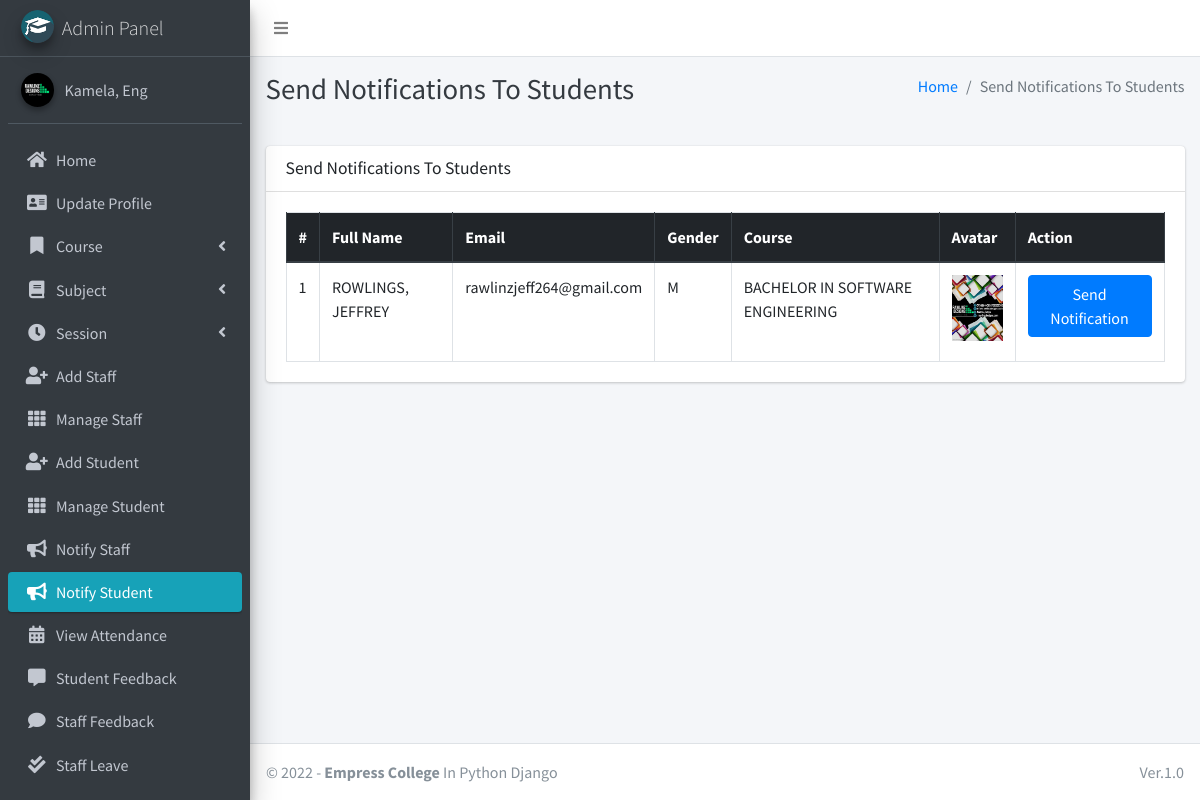
Page /admin_notify_student (signed in) on the committed database.
### main_app/models.py (models this page shows, shortened)
class CustomUser(AbstractUser):
    USER_TYPE = ((1, "HOD"), (2, "Staff"), (3, "Student"))
    GENDER = [("M", "Male"), ("F", "Female")]
    username = None  # Removed username, using email instead
    email = models.EmailField(unique=True)
    user_type = models.CharField(default=1, choices=USER_TYPE, max_length=1)
    gender = models.CharField(max_length=1, choices=GENDER)
    profile_pic = models.ImageField()
    address = models.TextField()
    fcm_token = models.TextField(default="")  # For firebase notifications
    created_at = models.DateTimeField(auto_now_add=True)
    updated_at = models.DateTimeField(auto_now=True)
    USERNAME_FIELD = "email"
    REQUIRED_FIELDS = []
    objects = CustomUserManager()
    def __str__(self):
        return self.last_name + ", " + self.first_name

class Student(models.Model):
    admin = models.OneToOneField(CustomUser, on_delete=models.CASCADE)
    course = models.ForeignKey(Course, on_delete=models.DO_NOTHING, null=True, blank=False)
    session = models.ForeignKey(Session, on_delete=models.DO_NOTHING, null=True)

class Course(models.Model):
    name = models.CharField(max_length=120)
    created_at = models.DateTimeField(auto_now_add=True)
    updated_at = models.DateTimeField(auto_now=True)

### main_app/hod_views.py (the view)
# urls.py: path("admin_notify_student", hod_views.admin_notify_student,
def admin_notify_student(request):
    student = CustomUser.objects.filter(user_type=3)
    context = {
        'page_title': "Send Notifications To Students",
        'students': student
    }
    return render(request, "hod_template/student_notification.html", context)

### main_app/templates/hod_template/student_notification.html (shortened to what this page needs)
{% extends 'main_app/base.html' %}
{% load static %}
{% block page_title %}{{page_title}}{% endblock page_title %}
{% block content %}
<section class="content">
    <div class="container-fluid">
        <div class="row">
            <div class="col-md-12">
                <div class="card">
                    <div class="card-header">
                        <h3 class="card-title">{{page_title}}</h3>
                    </div>
                    <div class="card-body">
                        <table id="example2" class="table table-bordered table-hover">
                            <thead class="thead-dark">
                                <tr>
                                    <th>#</th>
                                    <th>Full Name</th>
                                    <th>Email</th>
                                    <th>Gender</th>
                                    <th>Course</th>
                                    <th>Avatar</th>
                                    <th>Action</th>
                                </tr>
                            </thead>
                            <tbody>
                                {% for student in students %}
                                <tr>
                                    <td>{{ forloop.counter }}</td>
                                    <td>{{student.last_name}}, {{student.first_name}}</td>
                                    <td>{{student.email}}</td>
                                    <td>{{student.gender}}</td>
                                    <td>{{student.student.course.name}}</td>
                                    <td>
                                        {% if student.profile_pic == ""  %}
                                        No Image
                                        {% else %}
                                        <img class="img img-fluid mb-2" height="56" width="56"
                                            src="{{student.profile_pic}}" alt="">
                                        {% endif %}
                                    </td>
                                    <td><button data-toggle = "modal" data-target = "#myModal"class="btn btn-primary show_notification" value="{{student.id}}">Send Notification</button>
                                    </td>
                                </tr>
                                {% endfor %}
                            </tbody>
                        </table>
                    </div>
                </div>
            </div>
        </div>
    </div>
</section>
{% endblock content %}

### main_app/templates/main_app/base.html (shortened to what this page needs)
{% load static %}
<!DOCTYPE html>
<html>
<head>
    <link rel="stylesheet" href="{% static 'plugins/fontawesome-free/css/all.min.css'%} ">
    <link rel="stylesheet" href="https://code.ionicframework.com/ionicons/2.0.1/css/ionicons.min.css">
    <link rel="stylesheet"
        href="{% static 'plugins/tempusdominus-bootstrap-4/css/tempusdominus-bootstrap-4.min.css'%} ">
    <link rel="stylesheet" href="{% static 'plugins/icheck-bootstrap/icheck-bootstrap.min.css'%} ">
    <link rel="stylesheet" href="{% static 'dist/css/adminlte.min.css'%} ">
    <link rel="stylesheet" href="{% static 'plugins/overlayScrollbars/css/OverlayScrollbars.min.css'%} ">
    <link rel="stylesheet" href="{% static 'plugins/daterangepicker/daterangepicker.css'%} ">
</head>
<body class="hold-transition sidebar-mini layout-fixed">
    <div class="wrapper">
        <nav class="main-header navbar navbar-expand navbar-white navbar-light">
            <ul class="navbar-nav">
                <li class="nav-item">
                    <a class="nav-link" data-widget="pushmenu" href="#"><i class="fas fa-bars"></i></a>
                </li>
            </ul>
        </nav>
        {% include "main_app/sidebar_template.html" with user=user %}
        <div class="content-wrapper">
            <div class="content-header">
                <div class="container-fluid">
                    <div class="row mb-2">
                        <div class="col-sm-6">
                            <h1 class="m-0 text-dark">{% block page_title %}{% endblock page_title %}</h1>
                        </div>
                        <div class="col-sm-6">
                            <ol class="breadcrumb float-sm-right">
                                <li class="breadcrumb-item"><a href="#">Home</a></li>
                                <li class="breadcrumb-item active">{{ page_title }}</li>
                            </ol>
                        </div>
                    </div>
                </div>
            </div>
<section class="content">
    <div class="container-fluid">
        <div class="row">
            <div class="col-md-12">
            </div></div></div></section>
            {% block content %}
            {% endblock content %}
        </div>
        {% include "main_app/footer.html" %}
    </div>
</body>
</html>

### main_app/templates/main_app/sidebar_template.html (shortened to what this page needs)
{% load static %}
<aside class="main-sidebar sidebar-dark-info elevation-4">
    {% if request.user.user_type == '1' %}
    <a href="{% url 'admin_home' %}" class="brand-link">
        <img src="{% static 'dist/img/cmsl.png' %} " alt="AdminLTE Logo"
            class="brand-image img-circle elevation-3" >
        <span class="brand-text font-weight-light">Admin Panel</span>
    </a>
    <div class="sidebar">
        <div class="user-panel mt-3 pb-3 mb-3 d-flex">
            <div class="image">
                <img src="{{ request.user.profile_pic}}" class="img-circle elevation-2" alt="User Image">
            </div>
            <div class="info">
                <a href="#" class="d-block">{{user}}</a>
            </div>
        </div>
        <nav class="mt-2">
            <ul class="nav nav-pills nav-sidebar flex-column" data-widget="treeview" role="menu" data-accordion="false">
                <li class="nav-item">
                    {% url 'admin_home' as admin_home %}
                    <a href="{{admin_home}}" class="nav-link {% if admin_home == request.path %} active {% endif %}">
                        <i class="nav-icon fas fa-home"></i>
                        <p>
                            Home
                        </p>
                    </a>
                </li>
                <li class="nav-item">
                    {% url 'admin_view_profile' as admin_view_profile %}
                    <a href="{{admin_view_profile}}"
                        class="nav-link {% if admin_view_profile == request.path %} active {% endif %}">
                        <i class="nav-icon fas fa-address-card"></i>
                        <p>
                            Update Profile
                        </p>
                    </a>
                </li>
                <li class="nav-item has-treeview">
                    <a href="#" class="nav-link">
                        <i class="nav-icon fas fa-bookmark"></i>
                        <p>
                            Course
                            <i class="fas fa-angle-left right"></i>
                        </p>
                    </a>
                </li>
                <li class="nav-item has-treeview">
                    <a href="#" class="nav-link">
                        <i class="nav-icon fas fa-book"></i>
                        <p>
                            Subject
                            <i class="fas fa-angle-left right"></i>
                        </p>
                    </a>
                </li>
                <li class="nav-item has-treeview">
                    <a href="#" class="nav-link">
                        <i class="nav-icon fas fa-clock"></i>
                        <p>
                            Session
                            <i class="fas fa-angle-left right"></i>
                        </p>
                    </a>
                </li>
                <li class="nav-item">
                    {% url 'add_staff' as add_staff %}
                    <a href="{{add_staff}}" class="nav-link {% if add_staff == request.path %} active {% endif %}">
                        <i class="nav-icon fas fa-user-plus"></i>
                        <p>
                            Add Staff
                        </p>
                    </a>
                </li>
                <li class="nav-item">
                    {% url 'manage_staff' as manage_staff %}
                    {% url 'edit_staff' staff_id as edit_staff %}
                    <a href="{{manage_staff}}"
                        class="nav-link {% if manage_staff == request.path or request.path == edit_staff %} active {% endif %}">
                        <i class="nav-icon fas fa-th"></i>
                        <p>
                            Manage Staff
                        </p>
                    </a>
                </li>
                <li class="nav-item">
                    {% url 'add_student' as add_student%}
                    <a href="{{add_student}}" class="nav-link  {% if add_student == request.path %} active {% endif %}">
                        <i class="nav-icon fas fa-user-plus"></i>
                        <p>
                            Add Student
                        </p>
                    </a>
                </li>
                <li class="nav-item">
                    {% url 'manage_student' as manage_student %}
                    {% url 'edit_student' student_id as edit_student %}
                    <a href="{{manage_student}}"
                        class="nav-link  {% if edit_student == request.path or manage_student == request.path %} active {% endif %}">
                        <i class="nav-icon fas fa-th"></i>
                        <p>
                            Manage Student
                        </p>
                    </a>
                </li>
                <li class="nav-item">
                    {% url 'admin_notify_staff' as admin_notify_staff %}
                    <a href="{{admin_notify_staff}}"
                        class="nav-link {% if admin_notify_staff == request.path %} active {% endif %}">
                        <i class="nav-icon fas fa-bullhorn"></i>
                        <p>
                            Notify Staff
                        </p>
                    </a>
                </li>
                <li class="nav-item">
                    {% url 'admin_notify_student' as admin_notify_student %}
                    <a href="{{admin_notify_student}}"
                        class="nav-link {% if admin_notify_student == request.path %} active {% endif %}">
                        <i class="nav-icon fas fa-bullhorn"></i>
                        <p>
                            Notify Student
                        </p>
                    </a>
                </li>
                <li class="nav-item">
                    {% url 'admin_view_attendance' as admin_view_attendance %}
                <li class="nav-item">
                    <a href="{{admin_view_attendance}}"
                        class="nav-link  {% if admin_view_attendance == request.path %} active {% endif %}">
                        <i class="nav-icon fas fa-calendar-alt"></i>
                        <p>
                            View Attendance
                        </p>
                    </a>
                </li>
                <li class="nav-item">
                    {% url 'student_feedback_message' as student_feedback_message %}
                    <a href="{{ student_feedback_message }}"
                        class="nav-link  {% if student_feedback_message == request.path %} active {% endif %}">
                        <i class="nav-icon fas fa-comment-alt"></i>
                        <p>
                            Student Feedback
                        </p>
                    </a>
                </li>
                <li class="nav-item">
                    {% url 'staff_feedback_message' as staff_feedback_message %}
                    <a href="{{staff_feedback_message}}"
                        class="nav-link   {% if staff_feedback_message == request.path %} active {% endif %}">
                        <i class="nav-icon fas fa-comment"></i>
                        <p>
                            Staff Feedback
                        </p>
                    </a>
                </li>
                <li class="nav-item">
                    {% url 'view_staff_leave' as view_staff_leave %}
                    <a href="{{view_staff_leave}}"
                        class="nav-link  {% if view_staff_leave == request.path %} active {% endif %}">
                        <i class="nav-icon fas fa-check-double"></i>
                        <p>
                            Staff Leave
                        </p>
                    </a>
                </li>
                <li class="nav-item">
                    {% url 'view_student_leave' as view_student_leave %}
                    <a href="{% url 'view_student_leave' %}"
                        class="nav-link  {% if view_student_leave == request.path %} active {% endif %}">
                    </a>
                </li>
                                        {% endif %}
                                    </ul>
                                </nav>
                            </div>
</aside>

### main_app/templates/main_app/footer.html
<footer class="main-footer">
    &copy; {% now "Y" %} - <strong>Empress College </strong>
    In Python Django
    <div class="float-right d-none d-sm-inline-block">
       Ver.1.0
    </div>
</footer>

### rows in the picture
CustomUser: last_name+first_name "Kamela, Eng"
CustomUser: last_name "ROWLINGS", first_name "JEFFREY", email "rawlinzjeff264@gmail.com", gender "M", student.course.name "BACHELOR IN SOFTWARE ENGINEERING", profile_pic (picture)

### other values in the picture
{{ page_title }} "Send Notifications To Students"
